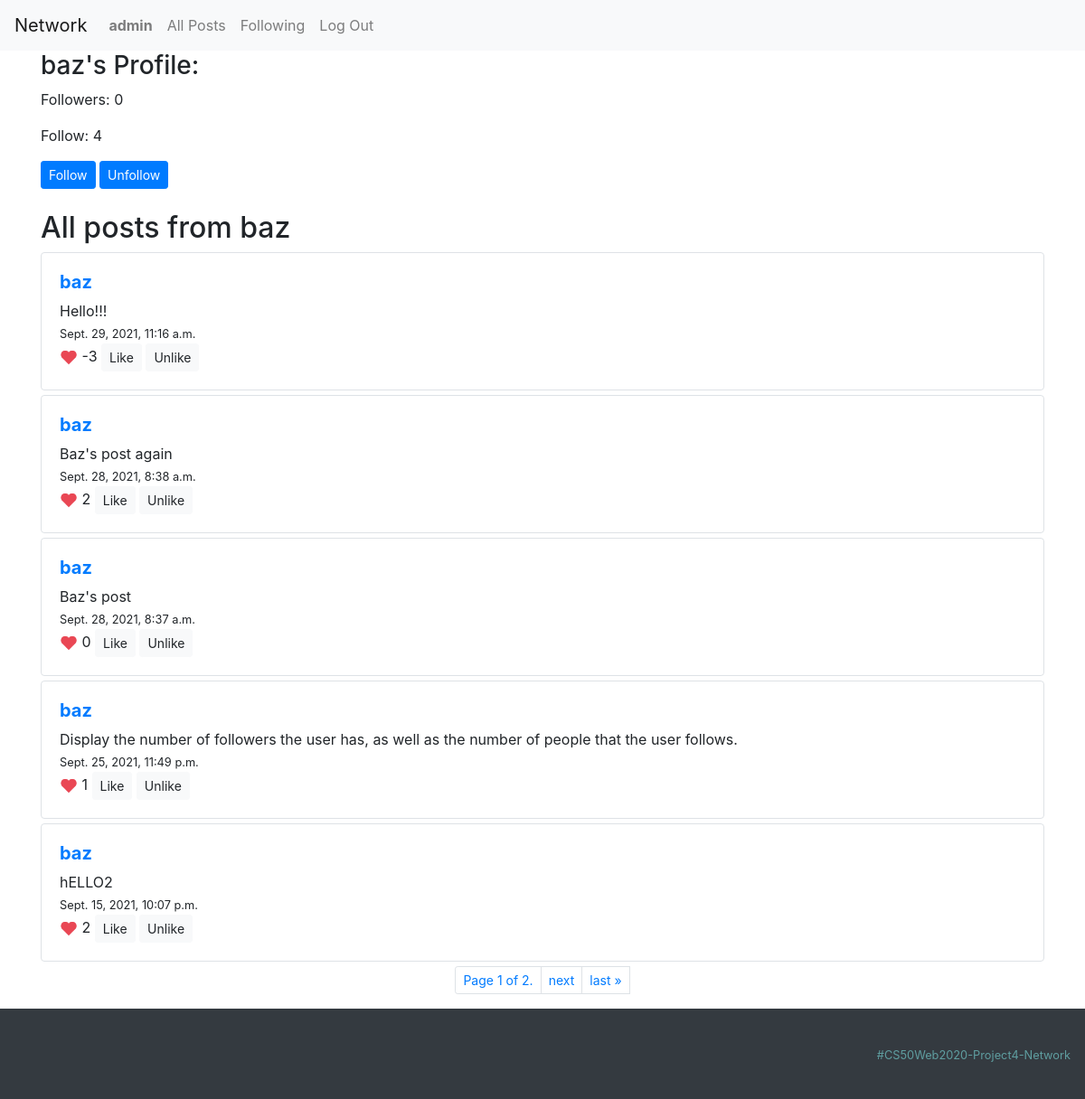
The page /profile/baz (signed in) on the database its author committed.
### network/models.py (models this page shows, shortened)
class User(AbstractUser):
    followers = models.ManyToManyField("self", blank=True, symmetrical=False, related_name="follow")
    def __str__(self):
        return f"{self.username}"

class Post(models.Model):
    user = models.ForeignKey(User, on_delete=models.CASCADE)
    post = models.CharField(max_length=300)
    created = models.DateTimeField(auto_now_add=True, blank=True)
    likes = models.ManyToManyField(User, blank=True, related_name="likepost")
    unlikes = models.ManyToManyField(User, blank=True, related_name="unlikepost")
    def likes_counter(self):
        return self.likes.all().count() - self.unlikes.all().count()

### network/views.py (the view)
# urls.py: path("profile/<str:username>", views.user_profile, name="profile"),
@login_required(redirect_field_name='index')
def user_profile(request, username):
    user_info = User.objects.get(username = username)
    user_posts = Post.objects.filter(user_id = user_info.id).order_by("-created")
    paginator = Paginator(user_posts, 5) # Show 5 contacts per page.
    page_number = request.GET.get('page')
    posts = paginator.get_page(page_number)
    return render(request, "network/profile.html", {
        "curent_user_id": user_info.id,
        "username": username,
        "followers": user_info.followers.count(),
        "follow": user_info.follow.count(),
        "posts": posts,
        "header": "All posts from " + username
    })

### network/templates/network/profile.html
{% extends "network/layout.html" %}
{% block body %}
{% if user.is_authenticated %}
{% load static %}
    <h3>{{ username }}'s Profile: </h3>
    <p id="num_followers">Followers: {{ followers }}</p>
    <p id="num_follow">Follow: {{ follow }}</p>
    {% if user.username != username %}
      <button type="button" class="btn btn-primary btn-sm" onClick="follow({{curent_user_id}}, x='follow')">Follow</button>
      <button type="button" class="btn btn-primary btn-sm" onClick="follow({{curent_user_id}}, x='unfollow')">Unfollow</button>
      <br><br>
    {% endif %}
{% include 'network/posts.html' %}
{% endif %}
{% endblock %}

### network/templates/network/layout.html (shortened to what this page needs)
{% load static %}
<!DOCTYPE html>
<html lang="en">
    <head>
        <link rel="stylesheet" href="https://stackpath.bootstrapcdn.com/bootstrap/4.4.1/css/bootstrap.min.css">
        <link rel="stylesheet" href="{% static 'network/styles.css' %}">
    </head>
    <body>
        <nav class="navbar navbar-expand-lg navbar-light bg-light">
            <a class="navbar-brand" href="{% url 'index' %}">Network</a>
            <div>
              <ul class="navbar-nav mr-auto">
                {% if user.is_authenticated %}
                    <li class="nav-item">
                        <a class="nav-link" href="profile/{{ user.username }}"><strong>{{ user.username }}</strong></a>
                    </li>
                {% endif %}
                <li class="nav-item">
                  <a class="nav-link" href="{% url 'index' %}">All Posts</a>
                </li>
                {% if user.is_authenticated %}
                    <li class="nav-item">
                        <a class="nav-link" href="{% url 'following' %}">Following</a>
                    </li>
                    <li class="nav-item">
                        <a class="nav-link" href="{% url 'logout' %}">Log Out</a>
                    </li>
                {% endif %}
              </ul>
            </div>
          </nav>
        <div class="container">
            {% block body %}
            {% endblock %}
        </div>
        <nav class="navbar navbar-expand-lg navbar-light bg-dark">
            <div class="footer"><small style="color: cadetblue">#CS50Web2020-Project4-Network</small
            </div>
        </nav>
    </body>
</html>

### network/templates/network/posts.html (shortened to what this page needs)
{% load static %}
<div id="posts-view" class="">
  <h2>{{header}}</h2>
  {% for post in posts %}
    <div id="{{ post.id }}" class="border rounded">
      <a href="{% url 'profile' post.user %}">
      <h5><strong>{{ post.user }}</strong></h5></a>
      <div id="post{{ post.id }}-text">{{ post.post }}</div>
      <span><small>{{ post.created }}</small></span><br>
      <img src="{% static 'network/img/Instagram-Like-Icon-72x72.png' %}" width="20px">
      <span id="likes-counter-{{post.id}}">{{ post.likes_counter }}</span>
      <button id="like" class="btn btn-light btn-sm" onClick="vote(this, {{user.id}}, x='like')">Like</button>
      <button id="unlike" class="btn btn-light btn-sm" onClick="vote(this, {{user.id}}, x='unlike')">Unlike</button>
    </div>
  {% endfor %}
  {% include 'network/pagination.html' %}
  </div>

### network/static/network/styles.css (style rules this page uses)
.border { padding: 20px; margin-top: 5px; margin-bottom: 5px; }
.footer { padding: 30px 0; right: 0px; top: 50%; width: 100%; height: 100%; text-align: right; }

### rows shown on the page
User: username "admin"
User: username "baz"
Post: user "baz", post "Hello!!!", created "Sept. 29, 2021, 11:16 a.m.", likes_counter "-3"
Post: user "baz", post "Baz's post again", created "Sept. 28, 2021, 8:38 a.m.", likes_counter "2"
Post: user "baz", post "Baz's post", created "Sept. 28, 2021, 8:37 a.m.", likes_counter "0"
Post: user "baz", post "Display the number of followers the user has, as well as the number of people that the user follows.", created "Sept. 25, 2021, 11:49 p.m.", likes_counter "1"
Post: user "baz", post "hELLO2", created "Sept. 15, 2021, 10:07 p.m.", likes_counter "2"

### other values the page prints
{{ followers }} "0"
{{ follow }} "4"
{{ header }} "All posts from baz"
{{ posts.number }} "1"
{{ posts.paginator.num_pages }} "2"
